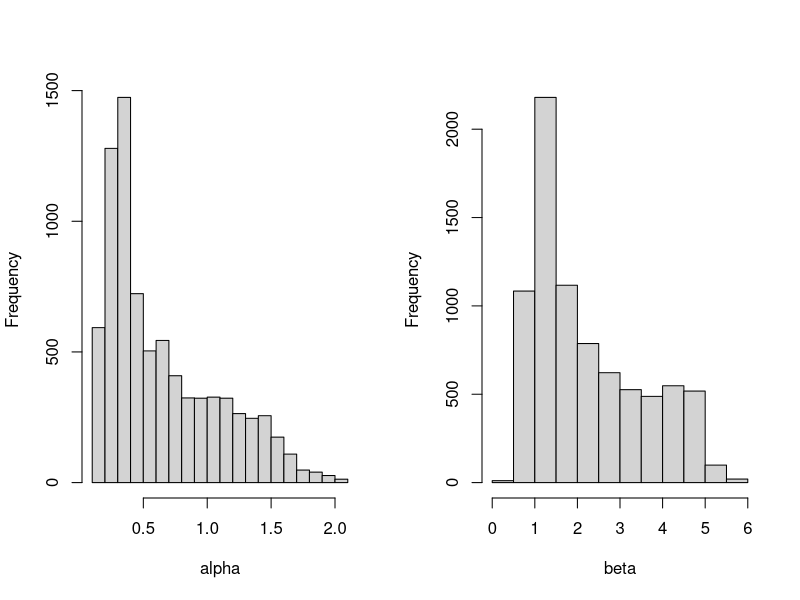
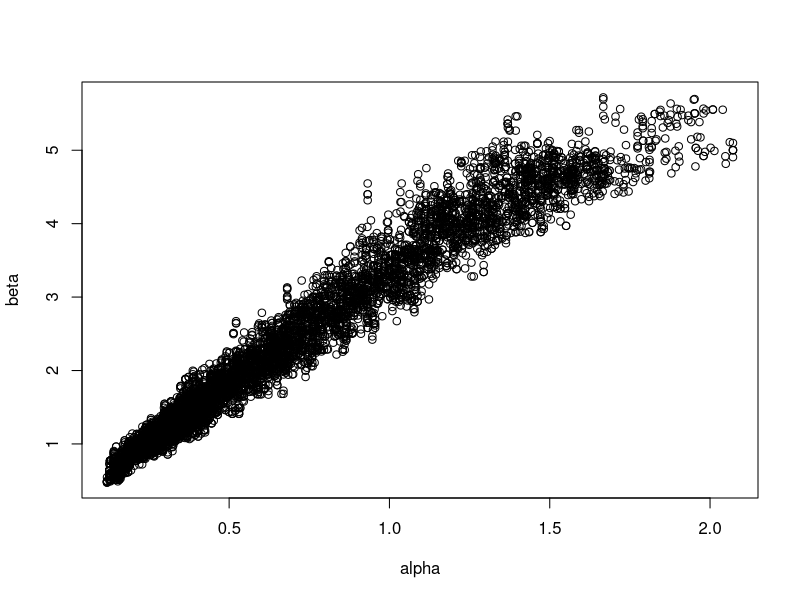
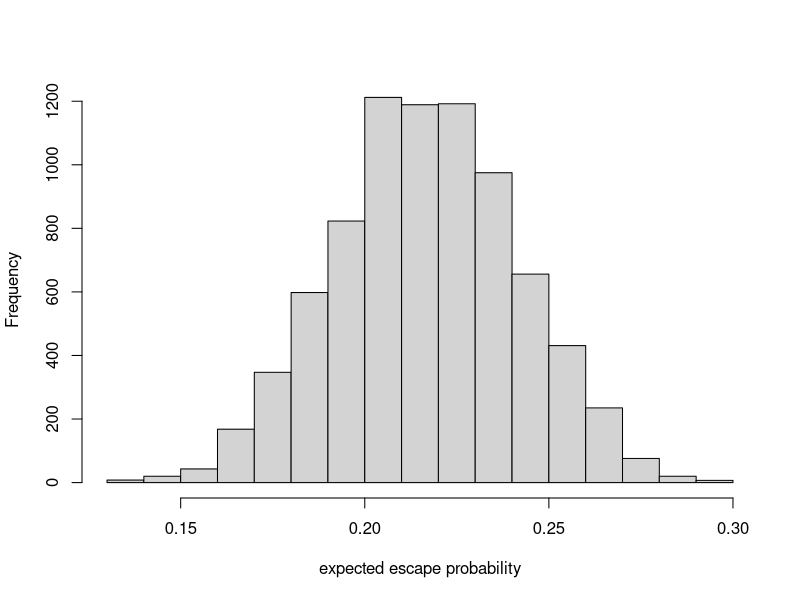
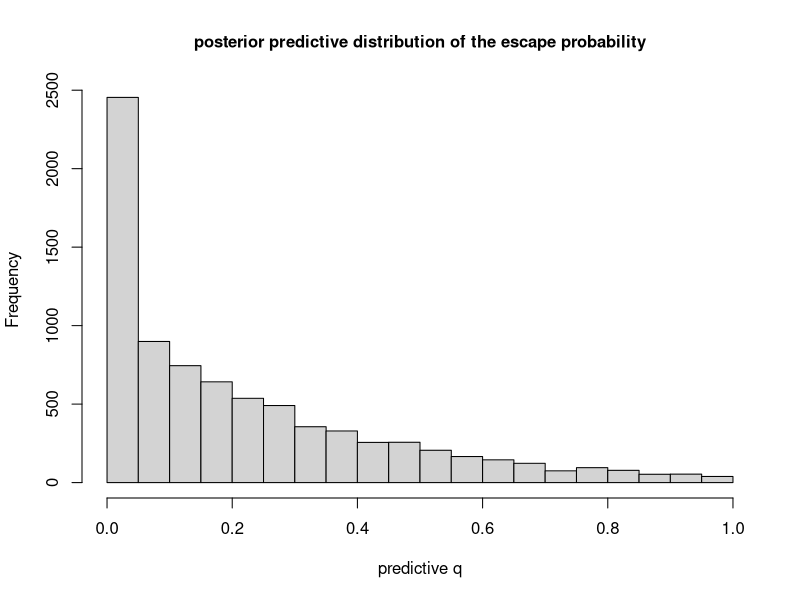

These figures' R source, in order:
#########################################################################
# This script contain routines to draw samples from the joint posterior 
# distribution of the two parameters ('alpha' and 'beta') in the hierarchical 
# chain binomial model for the measles outbreak data. In addition to 'alpha' and
# 'beta', the model unknowns include the household-specific escape probabilities 
# and the unknown chain identity in households with outbreak size 3.  
#
#  (n1^j,n11^j,n111^j,n12^j)| q_j ~ Multinom(q_j^2,2q_j^2p_j,2q_jp_j^2,p_j^2)
#  q_j| alpha, beta               ~ Beta(alpha,beta)
#  (al,be)                        ~(alpha+beta)^(-5/2) (cf. the lecture notes)
#
# Last updated June 30, 2021
##########################################################################

propose.par = function(cur.par,prop.unif,delta.w){
# This function samples a new candidate value symmetrically 
# around the current value of the parameter iterate
   
  return(cur.par + (0.5-prop.unif)*delta.w)
   
  }

log.likelihood = function(my.al,my.be,q.vec){
# This function calculates the value of the log-likelihood 
# function of the two parameters (alpha and beta), based on 
# the current iterates of the household-specific escape probabilities
#
# INPUT my.al = parameter alpha
#       my.be = parameter beta
#       q.vec = a vector of household-specific escape probabilities

 return(sum(log(dbeta(q.vec,my.al,my.be))))
 }

chain_hierarchical = function(mcmc.size){
# This is the main sampling routine. The data, the parameters of the 
# prior distributon and the 'tuning parameters' (= the proposal window widths)
# are hard-wired in this code. In addition to the two model parameters (alpha and beta), 
# the algorithm draws samples of the 334 escape probabilities and 
# the unknown realisations of transmission chains in the 275 households with 
# the final number infected as 3. In its current form, only the samples of alpha and beta 
# are returned as output from this function.
#
# INPUT mcmc.size = the number of MCMC iterations to be sampled
#
# OUTPUT chain_hierarchical = the MCMC sample of parameters 'alpha' and 'beta'
#                             of the Beta distribution for household specific
#                             escape probabilities

# Tuning parameters: the widths of the proposal windows
delta.alpha = 0.25 # for parameter alpha
delta.beta  = 0.40 # for parameter beta

# Step (a): Reserve space for the MCMC samples
al      = rep(0,mcmc.size)
be      = rep(0,mcmc.size)
q       = matrix(0,nrow=mcmc.size,ncol=334)
n111    = matrix(0,nrow=mcmc.size,ncol=275)

# Step (b): Initialize
cur.alpha = 1
cur.beta  = 1

al[1]    = cur.alpha
be[1]    = cur.beta
q[1,]    = rep(0.5,334)
n111[1,] = rbinom(275,1,2*0.5/(2*0.5+1))

# The observations
n1  = 34   # frequency of chain 1
n11 = 25   # frequency of chain 1->1
N3  = 275  # frequency of chains of size 3 (i.e., 1->2 or 1->1->1)

# Draw MCMC samples
for (i in 2:mcmc.size){

 ####################################################
 # Step (c): Update the household-specific escape probabilities
 #           through Gibbs steps
 ####################################################
 # households with chain 1
 for (j in 1:n1){
   q[i,j] = rbeta(1,2+ cur.alpha,cur.beta)
   }

 # households with chain 1->1
 for (j in 1:n11){
   q[i,j+n1] = rbeta(1,2+cur.alpha,1+cur.beta)
   }

 # households with chain 1->1->1 or 1->2
 # N.B. In household j, the (current iterate of the) number 
 #      of escapes is equal to n111[i-1,j]
 for (j in 1:275){
   q[i,j+n1+n11] = rbeta(1,n111[i-1,j]+cur.alpha,2+cur.beta)
   }


 #############################################################
 # Step (d) Update the household-specific 'frequencies' of chain 1->1->1
 #          through Gibbs steps
 #############################################################
 for (j in 1:N3){ 
 
  # Draw a new iterate of n111 from its full conditional distribution
  n111[i,j] = rbinom(1,1,2*q[i,j+n1+n11]/(2*q[i,j+n1+n11]+1))
  }

 #################################################################
 # Step (e) Update parameter 'alpha' in a Metropolis-Hastings step
 #################################################################

 # Propose a new value for parameter alpha
 new.alpha = propose.par(cur.alpha,runif(1),delta.alpha)

 # If the proposed value if within the range of the parameter 
 if (new.alpha >0){

   # The log likelihood ratio   
   log.likeratio.alpha = log.likelihood(new.alpha,cur.beta,q[i,]) - log.likelihood(cur.alpha,cur.beta,q[i,]) 

   # The log acceptance ratio = the log-posterior ratio (since a symmetric proposals are being made)
   log.acc.alpha = log.likeratio.alpha -(5/2)*log(new.alpha+cur.beta) + (5/2)*log(cur.alpha+cur.beta)
 
   # Metropolis step for alpha: determine whether the proposal is accepted
     if (log(runif(1)) < log.acc.alpha){
     cur.alpha = new.alpha
     }
   }

 #################################################################
 # Step (f): Update parameter 'beta' in a Metropolis-Hastings step
 #################################################################

 # Propose a new value for parameter beta
 new.beta  = propose.par(cur.beta,runif(1),delta.beta)

 # If the proposed value is withing the range of the parameter
 if (new.beta > 0) { 
  
   # The log likelihood ratio
   log.likeratio.beta = log.likelihood(cur.alpha,new.beta,q[i,]) - log.likelihood(cur.alpha,cur.beta,q[i,]) 
 
   # The log acceptance ratio = the log-posterior ratio (since a symmetric proposals are being made)
   log.acc.beta = log.likeratio.beta -(5/2)*log(cur.alpha+new.beta) + (5/2)*log(cur.alpha+cur.beta)
 
   # Metropolis step for beta: determine whether the proposal is accepted
   if (log(runif(1))< log.acc.beta){
      cur.beta = new.beta
      }
   }   

 ######################################################### 
 # Store the current iterates of parameters alpha and beta
 #########################################################
 al[i] = cur.alpha
 be[i] = cur.beta 
 
}

# The output: the MCMC samples
return(list(al=al,be=be))

}

# Call the main routine
mcmc.size = 10000
mcmc.sample = chain_hierarchical(mcmc.size)
mcmc.al = mcmc.sample$al
mcmc.be = mcmc.sample$be

# Discard burn-in samples
burn.in = 2000
mcmc.al = mcmc.al[(burn.in+1):mcmc.size]
mcmc.be = mcmc.be[(burn.in+1):mcmc.size]

# Plot the marginal posterior distributions of parameters alpha and beta
par(mfrow=c(1,2))
hist(mcmc.al,xlab='alpha',main='')
hist(mcmc.be,xlab='beta',main='')

# Plot the joint posterior distribution of alpha and beta
par(mfrow=c(1,1))
plot(mcmc.al,mcmc.be,xlab='alpha',ylab='beta')

# Plot the posterior distribution of the expected escape probability
hist(mcmc.al/(mcmc.al+ mcmc.be),breaks=20,xlab='expected escape probability',main='')

# Plot the posterior predictive distribution of the escape probability
qpost = rbeta((mcmc.size-burn.in),mcmc.al,mcmc.be)
hist(qpost,main="posterior predictive distribution of the escape probability",cex.main=1,xlab="predictive q",breaks=20)

